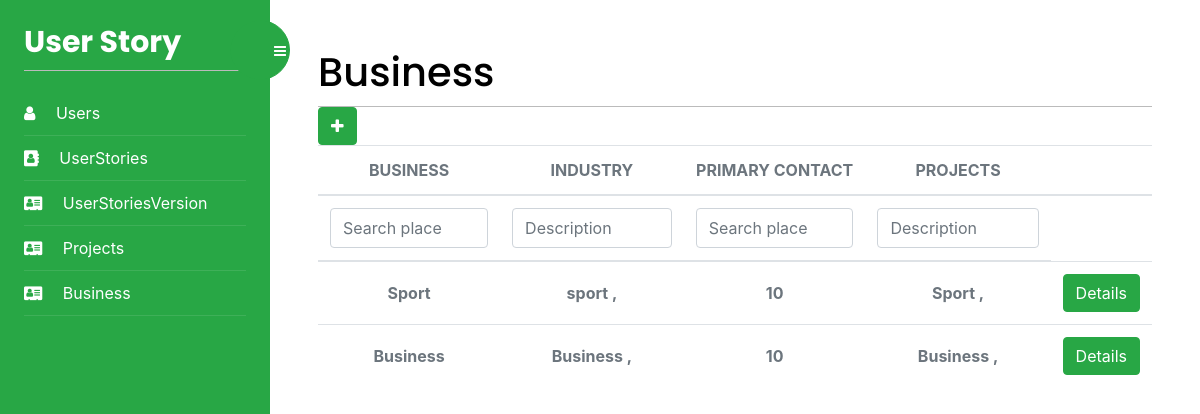
/Business/list/ (signed in), run on an earlier commit of the app's database.
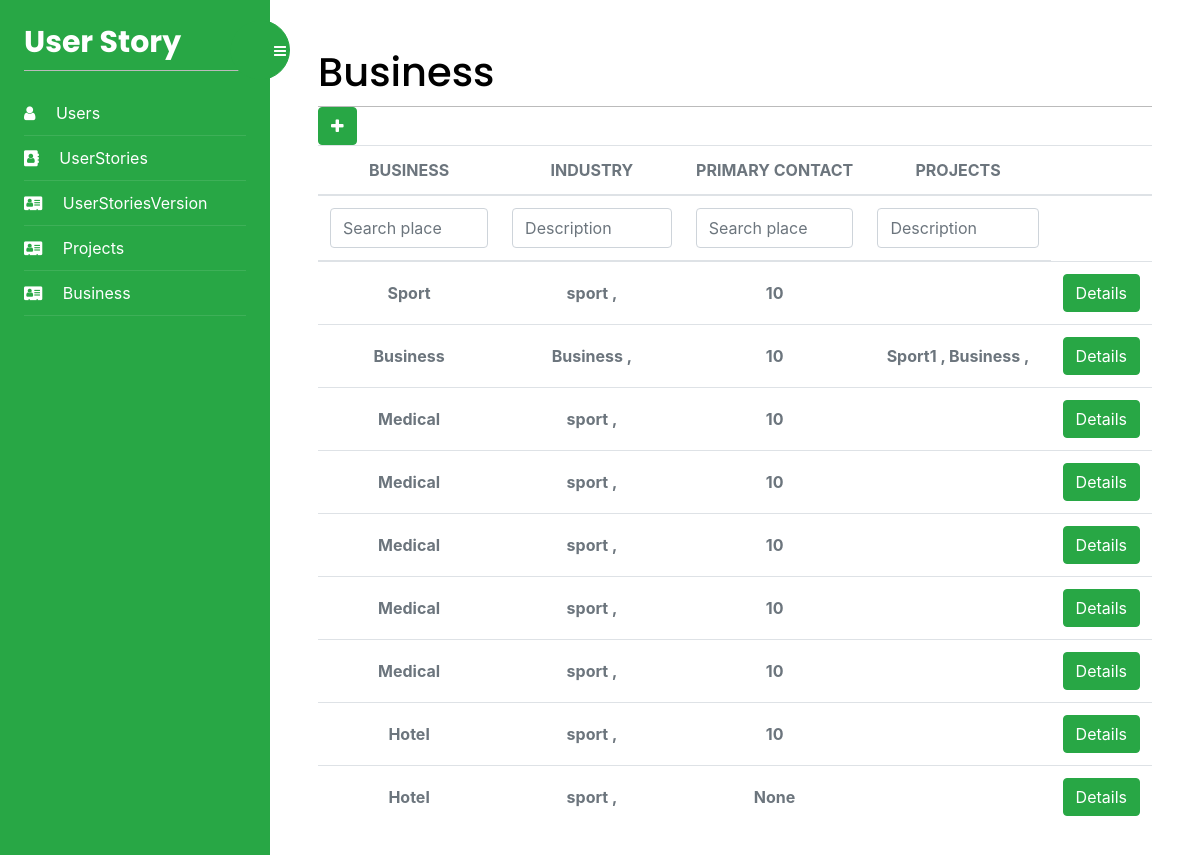
And on a later commit of the database.
### UserStoryApp/models.py (models this page shows)
class Business(models.Model):
    id = models.AutoField(primary_key=True)
    businessIndustry = models.ManyToManyField(
        BusinessCategory)
    hourlyRate = models.IntegerField(blank=True, null=True)
    name = models.TextField(blank=True)
    LegalEntityName = models.TextField(blank=True)
    Address = models.TextField(blank=True)
    BusinessNumber = models.IntegerField(blank=True, null=True)
    BusinessEmail = models.TextField(blank=True)
    User = models.ManyToManyField(User)
    ABN = models.IntegerField(blank=True, null=True)
    def get_categories(self):
        return "\n".join([f'{p.name} , ' for p in self.businessIndustry.all()])
    class Meta:
        db_table = "Business"

class BusinessCategory(models.Model):
    id = models.AutoField(primary_key=True)
    name = models.TextField(blank=True)
    class Meta:
        db_table = "BusinessCategory"

### Business/views.py (the view)
# urls.py: path('list/', views.business_list, name='Business'),
@login_required
def business_list(request):
    Industry = ""
    Projects = ""
    business = Business.objects.all()
    my_filter = BusinessFilter(request.GET, queryset=business)
    business = my_filter.qs
    if request.GET.get("Industry"):
        business = business.filter(
            businessIndustry__name__contains=request.GET.get("Industry"))
        Industry = request.GET.get("Industry")
    if request.GET.get("Projects"):
        business = business.filter(
            project__name__contains=request.GET.get("Projects"))
        Projects = request.GET.get("Projects")
    for b in business:
        project = Project.objects.filter(Business=b)
        b.project = "\n".join([f'{p.name} , ' for p in project])
    return render(request, 'Business/Business.html', {'businesses': business, 'filter': my_filter, 'form': {'industry': Industry, 'projects': Projects}})

### Business/templates/Business/Business.html (shortened to what this page needs)
{% extends "base.html" %}
{% block content %}
<div>
    <h1 class="m-auto">Business</h1>
</div>
<a href="{% url 'AddBusiness' %}" class="btn btn-success" aria-hidden="true"><i class="fa fa-plus text-white"
        aria-hidden="true"></i>
</a>
<div class="table-responsive p-0">
    <table class="table align-items-center mb-0">
        <thead>
            <tr>
                <th class="text-center text-uppercase text-secondary text-xxs font-weight-bolder opacity-7">Business</th>
                <th class="text-center text-uppercase text-secondary text-xxs font-weight-bolder opacity-7">Industry</th>
                <th class="text-center text-uppercase text-secondary text-xxs font-weight-bolder opacity-7">Primary Contact
                </th>
                <th class="text-center text-uppercase text-secondary text-xxs font-weight-bolder opacity-7">Projects</th>
                <th class="text-secondary opacity-7"></th>
            </tr>
        </thead>
        <thead>
            <tr>
                <form id="form" method="get">
                    <th class="text-center text-uppercase text-secondary text-xxs font-weight-bolder opacity-7">
                        {{filter.form.name}}</th>
                    <th class="text-center text-uppercase text-secondary text-xxs font-weight-bolder opacity-7">
                        <input type="text" name="Industry" value="{{form.industry}}" class="form-control" id="exampleInputEmail1" aria-describedby="emailHelp"
                            placeholder="Description">
                    </th>
                    <th class="text-center text-uppercase text-secondary text-xxs font-weight-bolder opacity-7">
                        {{filter.form.BusinessNumber}}</th>
                    <th class="text-center text-uppercase text-secondary text-xxs font-weight-bolder opacity-7">
                        <input type="text" name="Projects" value="{{form.projects}}" class="form-control" id="exampleInputEmail1" aria-describedby="emailHelp"
                            placeholder="Description">
                    </th>
                </form>
            </tr>
        </thead>
        <tbody>
            {% for business in businesses %}
                <tr>
                <td class="align-middle text-center">
                    <span class="text-secondary text-xs font-weight-bold">{{business.name}}</span>
                </td>
                <td class="align-middle text-center">
                    <span class="text-secondary text-xs font-weight-bold">{{business.get_categories}}</span>
                </td>
                <td class="align-middle text-center">
                    <span class="text-secondary text-xs font-weight-bold">{{business.BusinessNumber}}</span>
                </td>
                <td class="align-middle text-center">
                    <span class="text-secondary text-xs font-weight-bold">{{business.project}}</span>
                </td>
                <td class="align-middle text-center">
                    <a href="{% url 'BusinessDetails' business.id %}" class="btn btn-success" aria-hidden="true">
                        Details
                    </a>
                </td>
            </tr>
            {% endfor %}
        </tbody>
    </table>
</div>
{% endblock %}

### Users/templates/base.html (shortened to what this page needs)
{% load static %}
<!DOCTYPE html>
<html>
<head>
    <link href="{% static "css/base.css" %}" rel="stylesheet">
    <link rel="stylesheet" href="https://stackpath.bootstrapcdn.com/font-awesome/4.7.0/css/font-awesome.min.css">
    <link href="//netdna.bootstrapcdn.com/font-awesome/4.7.0/css/font-awesome.css" rel="stylesheet">
    <link rel="stylesheet" href="{% static "css/style.css" %}">
    <link rel="stylesheet" href="https://cdn.jsdelivr.net/npm/bootstrap@4.3.1/dist/css/bootstrap.min.css"
>
</head>
<body>
    <div class="wrapper d-flex align-items-stretch">
        <nav id="sidebar" class="bg-success">
            <div class="custom-menu">
                <button type="button" id="sidebarCollapse" class="btn btn-success bg-success">
                    <i class="fa fa-bars"></i>
                </button>
            </div>
            <div class="p-4">
                <h1><a href="index.html" class="logo">User Story</a></h1>
                <ul class="list-unstyled components mb-5">
                    <li class="active">
                        <a href="{% url 'users' %}"><span class="text-white fa fa-user mr-3"></span> Users</a>
                    </li>
                    <li class="active">
                        <a href="{% url 'userStories' %}"><span class="text-white fa fa-address-book mr-3"></span> UserStories</a>
                    </li>
                    <li class="active">
                        <a href="{% url 'userStoryVersions' %}"><span class="text-white fa fa-address-card mr-3"></span> UserStoriesVersion</a>
                    </li>
                    <li class="active">
                        <a href="{% url 'Projects' %}"><span class="text-white fa fa-address-card mr-3"></span>
                            Projects</a>
                    </li>
                    <li class="active">
                        <a href="{% url 'Business' %}"><span class="text-white fa fa-address-card mr-3"></span>
                            Business</a>
                    </li>
                </ul>
            </div>
        </nav>
        <div id="content" class="p-4 p-md-5 pt-5">
            {% block content %}
            {% endblock %}
        </div>
    </div>
</body>
</html>

### account/static/css/base.css (style rules this page uses)
body { margin:0; padding:0; font-family:helvetica, sans-serif; }
a { color:#12c064; text-decoration:none; }
h1, h2, h3, h4, h5 , h6 { font-family: 'Muli', sans-serif; font-weight:normal; }
h1 { border-bottom:1px solid #bbb; padding:0 0 10px 0; margin:10px 0 20px 0; }
#content { padding:30px 100px; }
form { overflow:auto; }
input, textarea { clear:both; float:left; margin:0 0 10px; background:#efefef; border:0; padding:6px 10px; font-size:14px; }

What changed in the data, as far as the page shows it:
shown differently, row unchanged: Business "Sport": project "Sport ," → (not shown)
computed for Business "Business": project "Business ," → "Sport1 , Business ,"
added Business: name "Medical", get_categories "sport ,", BusinessNumber "10"
added Business: name "Medical", get_categories "sport ,", BusinessNumber "10"
added Business: name "Medical", get_categories "sport ,", BusinessNumber "10"
added Business: name "Medical", get_categories "sport ,", BusinessNumber "10"
added Business: name "Medical", get_categories "sport ,", BusinessNumber "10"
added Business: name "Hotel", get_categories "sport ,", BusinessNumber "10"
added Business: name "Hotel", get_categories "sport ,", BusinessNumber "None"
